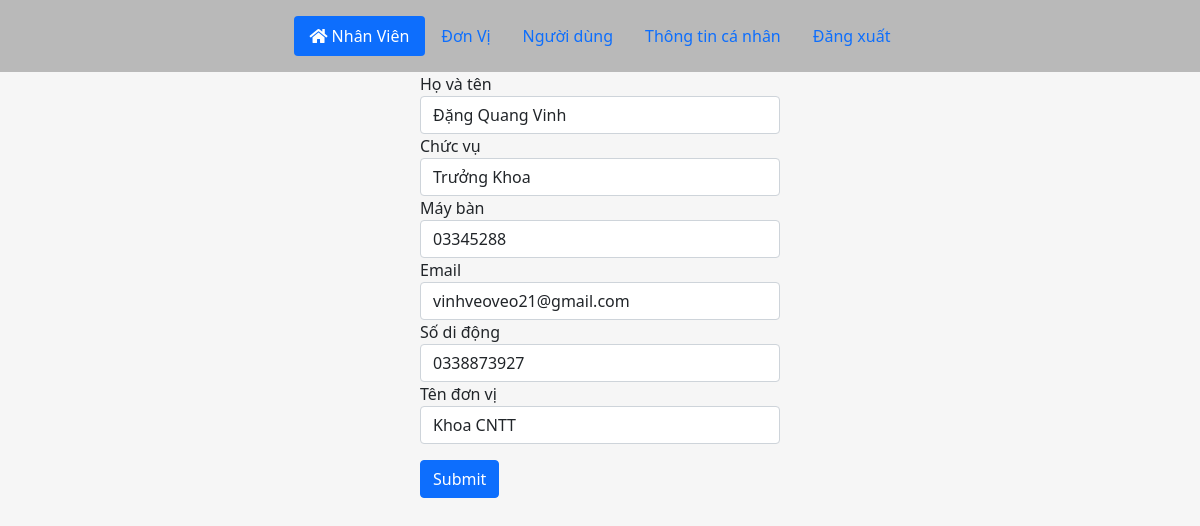
The app's page /admin/update-nhanvien.php?id=1 with its own data.
### tables this page shows
CREATE TABLE `db_nhanvien` (
  `tennv` varchar(100) NOT NULL,
  `chucvu` varchar(50) DEFAULT NULL,
  `mayban` varchar(13) DEFAULT NULL,
  `email` varchar(100) NOT NULL,
  `sodidong` varchar(10) NOT NULL,
  `madv` int(10) UNSIGNED NOT NULL,
  `manv` int(10) UNSIGNED NOT NULL
);

### admin/update-nhanvien.php (the view, shortened to what this page needs)
<?php include("particals/header.php") ?>
<?php
    $manv = $_GET['id'];
    $sql = "select manv, tennv, chucvu, mayban, db_nhanvien.email, sodidong, donvi.MaDV from db_nhanvien, donvi where db_nhanvien.madv = donvi.MaDV and manv = $manv";
    $res=mysqli_query($conn, $sql);
    if($res==true)
            {
                $count = mysqli_num_rows($res);
                if($count==1)
                {
                    $row=mysqli_fetch_assoc($res);
                    $hoten = $row['tennv'];
                    $chucvu = $row['chucvu'];
                    $mayban = $row['mayban'];
                    $email = $row['email'];
                    $sodidong = $row['sodidong'];
                    $MaDV = $row['MaDV'];
                }
                else
                {
                    header('location:'.SITEURL.'admin/index.php');
                }
            }
?>
<form action="" method="POST" style="width:30%; margin:auto;">
  <div class="form-group">
    <label for="hoten_input">Họ và tên</label>
    <input type="text" class="form-control" id="hoten_input" name="hoten" value="<?php echo $hoten; ?>">
  </div>
  <div class="form-group">
    <label for="chucvu_input">Chức vụ</label>
    <input type="text" class="form-control" id="chucvu_input" name="chucvu" value="<?php echo $chucvu; ?>">
  </div>
  <div class="form-group">
    <label for="mayban_input">Máy bàn</label>
    <input type="text" class="form-control" id="mayban_input" name="mayban" value="<?php echo $mayban; ?>">
  </div>
  <div class="form-group">
    <label for="email_input">Email</label>
    <input type="email" class="form-control" id="email_input" name="email" value="<?php echo $email; ?>">
  </div>
  <div class="form-group">
    <label for="sodidong_input">Số di động</label>
    <input type="text" class="form-control" id="sodidong_input" name="sodidong" value="<?php echo $sodidong; ?>">
  </div>
  <div class="form-group">
    <label for="madonvi_input">Tên đơn vị</label>
    <select class="form-control" id="madonvi_input" name="madonvi">
      <?php
        $sql_slc = "select * from donvi";
        $result = mysqli_query($conn, $sql_slc);
        if(mysqli_num_rows($result) >0){
          while ($row1 = mysqli_fetch_assoc($result)){
            if ($row1['MaDV'] == $MaDV){echo "<option value=". $row1['MaDV'] ." selected >". $row1['TenDV'] ."</option>";}
            else {echo "<option value=". $row1['MaDV'] .">". $row1['TenDV'] ."</option>";}
          }
        }
      ?>
      </select>
  </div>
  <button type="submit" name="submit" class="btn btn-primary mt-3 justify-contents-center m-auto">Submit</button>
</form>
<?php include("particals/footer.php") ?>

### records on screen
db_nhanvien: hoten "Đặng Quang Vinh", chucvu "Trưởng Khoa", mayban "03345288", email "vinhveoveo21@gmail.com", sodidong "0338873927"

### other values on screen
form field madonvi "Khoa CNTT"
